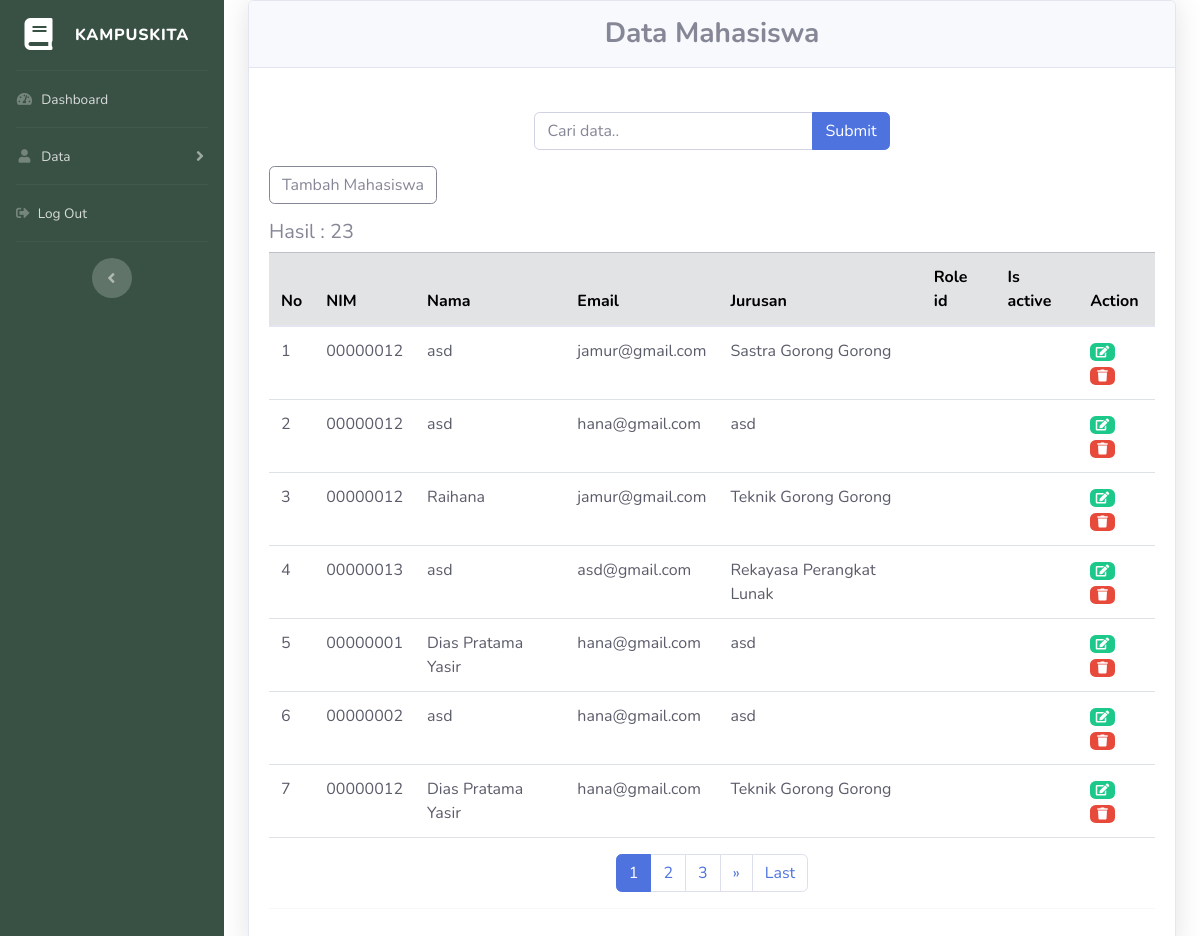
/index.php/mahasiswa, run on an earlier commit of the app's database.
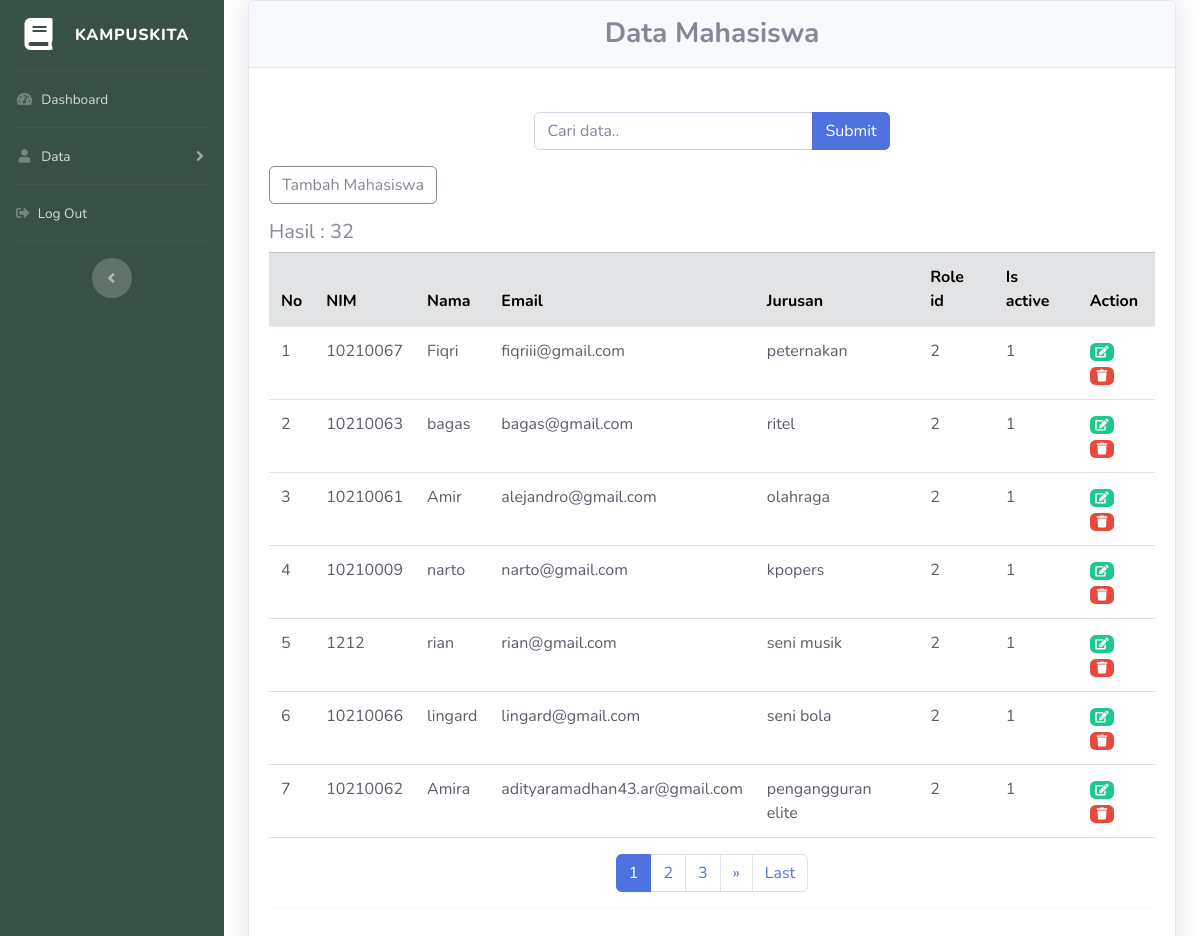
And on a later commit of the database.
### tables this page shows
CREATE TABLE `mahasiswa` (
  `id` int(11) NOT NULL,
  `nama` varchar(100) NOT NULL,
  `nim` varchar(8) NOT NULL,
  `email` varchar(100) NOT NULL,
  `jurusan` varchar(50) NOT NULL,
  `password` varchar(128) NOT NULL,
  `role_id` int(11) NOT NULL,
  `is_active` int(11) NOT NULL
);

### application/controllers/Mahasiswa.php (called while the page is built, shortened)
<?php
class Mahasiswa extends CI_Controller
{
	public function __construct()
	{
		$this->load->model('ModelAdmin');
	}
	public function index()
	{
		$queryAllMahasiswa = $this->ModelAdmin->getDataMahasiswa();
		$data = array('mahasiswa' => $queryAllMahasiswa);
		$title['title'] = "KampusKita Mahasiswa";
		if ($this->input->post('submit')) {
			$data['keyword'] = $this->input->post('keyword');
			$this->session->set_userdata('keyword', $data['keyword']);
		} else {
			$data['keyword'] = $this->session->userdata('keyword', $data);
		}
		$this->db->like('nama', $data['keyword']);
		$this->db->or_like('email', $data['keyword']);
		$this->db->or_like('jurusan', $data['keyword']);
		$this->db->or_like('nim', $data['keyword']);
		$this->db->from('mahasiswa');
		$config['total_rows'] = $this->db->count_all_results();
		$data['total_rows'] = $config['total_rows'];
		$config['per_page'] = 7;
		$data['start'] = $this->uri->segment(3);
		$data['mahasiswa'] = $this->ModelAdmin->getMahasiswa($config['per_page'], $data['start'], $data['keyword']);
		$this->load->view('templates/header', $title);
		$this->load->view('templates/sidebar');
		$this->load->view('view-mahasiswa.php', $data);
		$this->load->view('templates/footer');
	}
}

### index.php (called while the page is built, shortened)
<?php
require_once BASEPATH.'core/CodeIgniter.php';

### application/models/ModelAdmin.php (called while the page is built, shortened)
<?php
class ModelAdmin extends CI_Model
{
	public function getMahasiswa($limit, $start, $keyword = null)
	{
		$this->db->order_by('id', 'DESC');
		$query = $this->db->get('mahasiswa', $limit, $start);
		return $query->result();
	}
}

### application/views/view-mahasiswa.php (the view, shortened to what this page needs)
<br>
<div class="container-fluid">
	<div class="card shadow mb-4">
		<div class="card-header py-3">
			<h3 class="m-0 font-weight-bold text-secondary" align="center">Data Mahasiswa</h3>
		</div>
		<div class="card-body">
			<div class="row justify-content-center mt-4">
				<div class="col-md-5">
					<form action="<?= base_url('mahasiswa'); ?>" method="post">
						<div class="input-group mb-3">
							<input type="text" class="form-control" placeholder="Cari data.. " name="keyword" autocomplete="off" autofocus>
							<div class="input-group-append">
								<input class="btn btn-primary" type="submit" name="submit">
							</div>
						</div>
					</form>
				</div>
			</div>
			<a class="btn btn-outline-secondary mb-3" align="center" data-toggle="modal" data-target="#newMahasiswa">Tambah Mahasiswa</a>
			<h5>Hasil : <?= $total_rows; ?></h5>
			<table class="table table-hover text-dark">
				<thead class="table-secondary">
					<tr>
						<th scope="col">No</th>
						<th scope="col">NIM</th>
						<th scope="col">Nama</th>
						<th scope="col">Email</th>
						<th scope="col">Jurusan</th>
						<th scope="col">Role id</th>
						<th scope="col">Is active</th>
						<th scope="col">Action</th>
					</tr>
				</thead>
				<tbody>
					<?php
					foreach ($mahasiswa as $row) :
					?>
						<tr>
							<td><?= ++$start; ?></td>
							<td><?= $row->nim; ?></td>
							<td><?= $row->nama; ?></td>
							<td><?= $row->email; ?></td>
							<td><?= $row->jurusan; ?></td>
							<td><?= $row->role_id; ?></td>
							<td><?= $row->is_active; ?></td>
							<td>
								<a class="badge badge-success" data-toggle="modal" data-target="#editMhs<?= $row->id; ?>" href=""><i class="fas fa-fw fa-edit"></i></a>
								<a class="badge badge-danger" data-toggle="modal" data-target="#deleteMhs<?= $row->id; ?>"><i class="fas fa-fw fa-trash"></i></a>
							</td>
						</tr>
					<?php endforeach; ?>
			</table>
			<?= $this->pagination->create_links(); ?>
			<hr class="container-divider">
		</div>
	</div>
</div>
</div>

What changed in the data, as far as the page shows it:
no longer on this page (row edited): mahasiswa: nim "00000012", nama "asd", email "jamur@gmail.com", jurusan "Sastra Gorong Gorong"
no longer on this page (row edited): mahasiswa: nim "00000012", nama "asd", email "hana@gmail.com", jurusan "asd"
no longer on this page (row edited): mahasiswa: nim "00000012", nama "Raihana", email "jamur@gmail.com", jurusan "Teknik Gorong Gorong"
no longer on this page (row edited): mahasiswa: nim "00000013", nama "asd", email "asd@gmail.com", jurusan "Rekayasa Perangkat Lunak"
no longer on this page (row edited): mahasiswa: nim "00000001", nama "Dias Pratama Yasir", email "hana@gmail.com", jurusan "asd"
no longer on this page (row edited): mahasiswa: nim "00000002", nama "asd", email "hana@gmail.com", jurusan "asd"
no longer on this page (row edited): mahasiswa: nim "00000012", nama "Dias Pratama Yasir", email "hana@gmail.com", jurusan "Teknik Gorong Gorong"
added mahasiswa: nim "10210067", nama "Fiqri", email "fiqriii@gmail.com", jurusan "peternakan", role "2", is_active "1"
added mahasiswa: nim "10210063", nama "bagas", email "bagas@gmail.com", jurusan "ritel", role "2", is_active "1"
added mahasiswa: nim "10210061", nama "Amir", email "alejandro@gmail.com", jurusan "olahraga", role "2", is_active "1"
added mahasiswa: nim "10210009", nama "narto", email "narto@gmail.com", jurusan "kpopers", role "2", is_active "1"
added mahasiswa: nim "1212", nama "rian", email "rian@gmail.com", jurusan "seni musik", role "2", is_active "1"
added mahasiswa: nim "10210066", nama "lingard", email "lingard@gmail.com", jurusan "seni bola", role "2", is_active "1"
added mahasiswa: nim "10210062", nama "Amira", email "adityaramadhan43.ar@gmail.com", jurusan "pengangguran elite", role "2", is_active "1"
Also different on the page:
$total_rows: "23" → "32"
